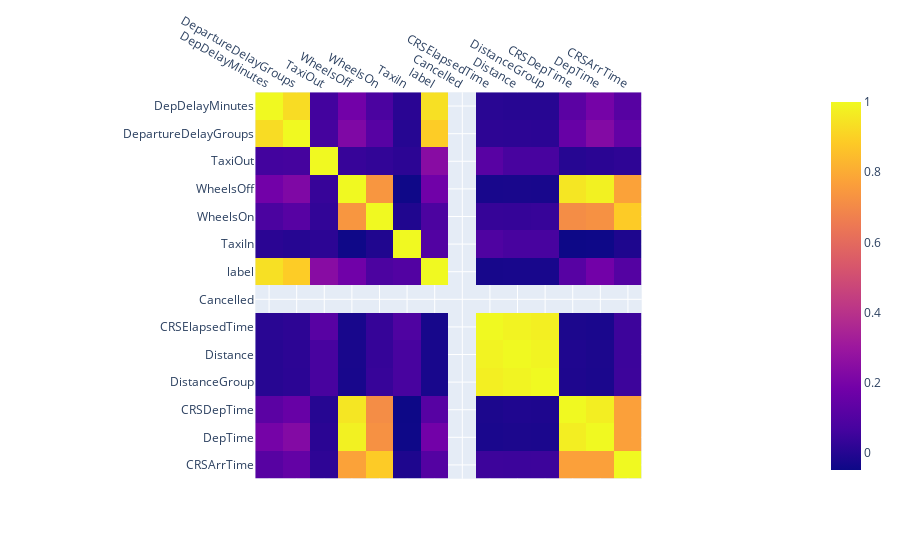

Notebook source saved alongside this figure:
### Code cell
import plotly.express as px
selected_regressors = ['DepDelayMinutes', 'DepartureDelayGroups', 'TaxiOut', 'WheelsOff', 'WheelsOn', 'TaxiIn', 'ArrDelay', 
                        'Cancelled', 'CRSElapsedTime', 'Distance', 'DistanceGroup', 'CRSDepTime', 'DepTime', 'CRSArrTime']

sampled_regression_flights_df = sample(flights_df, selected_regressors, 0.09)
regression_df = sampled_regression_flights_df.toPandas()
corr_matrix = regression_df.corr()
fig = px.imshow(corr_matrix,
                x  = corr_matrix.columns,
                y = corr_matrix.columns
               )
fig.update_xaxes(side="top")
fig.show()

### Figure 1 — Plotly figure (JSON) as saved in the notebook; plotly's stock layout.template omitted (floating-point values rounded to 4 significant figures; data arrays with more than 128 entries replaced by an {"elided": "..."} marker saying what was removed)
{"data": [{"coloraxis": "coloraxis", "hovertemplate": "x: %{x}<br>y: %{y}<br>color: %{z}<extra></extra>", "name": "0", "type": "heatmap", "x": ["DepDelayMinutes", "DepartureDelayGroups", "TaxiOut", "WheelsOff", "WheelsOn", "TaxiIn", "label", "Cancelled", "CRSElapsedTime", "Distance", "DistanceGroup", "CRSDepTime", "DepTime", "CRSArrTime"], "xaxis": "x", "y": ["DepDelayMinutes", "DepartureDelayGroups", "TaxiOut", "WheelsOff", "WheelsOn", "TaxiIn", "label", "Cancelled", "CRSElapsedTime", "Distance", "DistanceGroup", "CRSDepTime", "DepTime", "CRSArrTime"], "yaxis": "y", "z": {"elided": "14x14 float values"}}], "layout": {"coloraxis": {"colorscale": [[0, "#0d0887"], [0.1111, "#46039f"], [0.2222, "#7201a8"], [0.3333, "#9c179e"], [0.4444, "#bd3786"], [0.5556, "#d8576b"], [0.6667, "#ed7953"], [0.7778, "#fb9f3a"], [0.8889, "#fdca26"], [1, "#f0f921"]]}, "margin": {"t": 60}, "xaxis": {"anchor": "y", "constrain": "domain", "domain": [0, 1], "scaleanchor": "y", "side": "top"}, "yaxis": {"anchor": "x", "autorange": "reversed", "constrain": "domain", "domain": [0, 1]}}}
